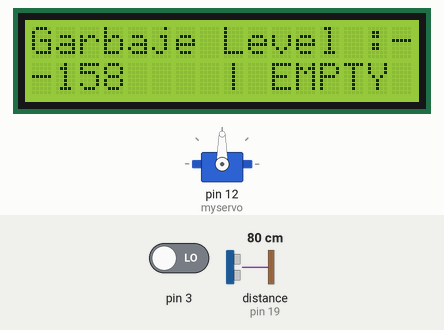
Bench run of a sketch on a simulated Arduino Uno, built with avr-gcc and run on an emulated ATmega328P. On the bench: 16×2 character LCD, servo. The inputs (shaded band) are chosen by the test bench; at power-on: pin 3 LOW, distance to the obstacle (sensor on pin 19) 80 cm. The modem accepts every AT command (registered, SIM ready, sends succeed) and sends nothing else; what the sketch prints to the serial monitor is not drawn.

Above: at 3.3 s.
3.4 s: pin 3 driven HIGH
At 4.9 s:
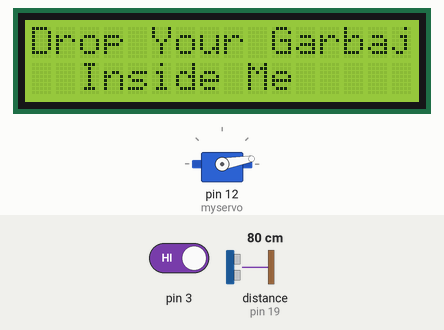
8.6 s: pin 3 driven LOW
At 13.3 s:
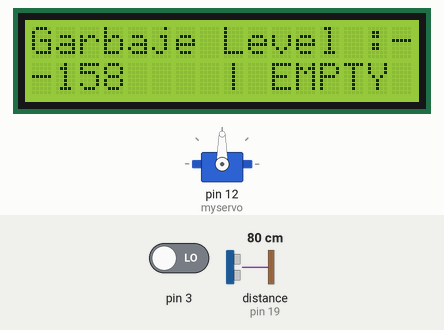
13.8 s: distance to the obstacle (sensor on pin 19) set to 2 cm
At 15.2 s:
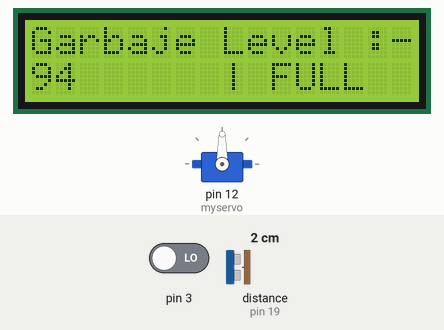
16.1 s: distance to the obstacle (sensor on pin 19) set to 9 cm
At 17.2 s:
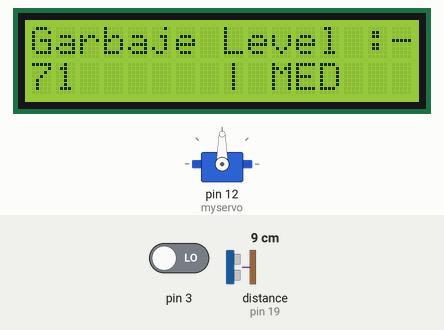
17.7 s: distance to the obstacle (sensor on pin 19) set to 23 cm
At 19.0 s:
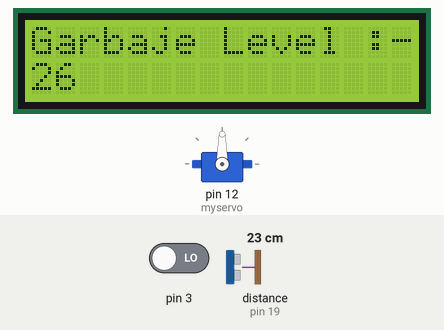
19.3 s: pin 3 driven HIGH
At 23.7 s:
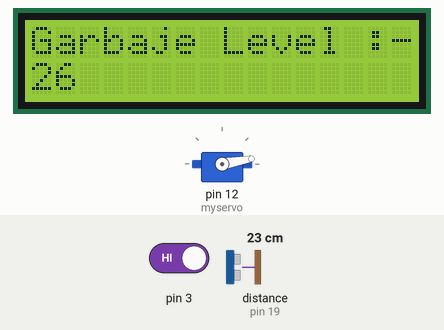
Timing chart, 0 to 25.2 s (numbered marks = the images above; inputs shaded):
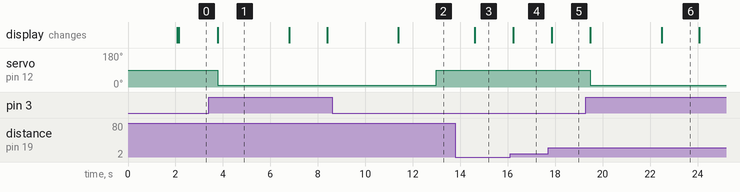

Measured:
- after the input at 3.4 s, servo on pin 12 (myservo): 90° → 10° after 0.38 s; the display: changes after 0.39 s (image 1)
- after the input at 8.6 s, servo on pin 12 (myservo): 10° → 90° after 4.4 s
- after the input at 13.8 s, the display: changes after 0.81 s (image 3)
- after the input at 16.1 s, the display: changes after 0.13 s (image 4)
- after the input at 17.7 s, the display: changes after 0.15 s (image 5)
- after the input at 19.3 s, servo on pin 12 (myservo): 90° → 10° after 0.17 s; the display: first changes after 0.18 s (image 6 shows a later state)
- what the display in image 1 shows lasts 3.0 s, from 3.8 s to 6.8 s

The sketch:

iot_dustbin.ino
```cpp
#include <LiquidCrystal.h>
LiquidCrystal lcd(5,6,8,7,9,10);

#include <HCSR04.h>
HCSR04 hc(18,19);

int garbaje = 0;
int level = 0;

#include <SoftwareSerial.h>
#define RX 17
#define TX 16
String AP = "garbajeiot";       // CHANGE ME
String PASS = "12345678"; // CHANGE ME
String API = "78R35YZWDPW0VDTL";   // CHANGE ME
String HOST = "api.thingspeak.com";
String PORT = "80";

String field1 = "field1";

int countTrueCommand;
int countTimeCommand;

boolean found = false;
SoftwareSerial esp8266(RX,TX);

int sen = 0;

#include <Servo.h>
Servo myservo;

void setup() {
  Serial.begin(9600);
  lcd.begin(16,2);

  lcd.clear();
  lcd.setCursor(0,0);
  lcd.print("IOT BASED DUST");
  lcd.setCursor(0,1);
  lcd.print(" -BIN SYSTEM");
  delay(2000);
  lcd.clear();
  lcd.setCursor(0,0);
  lcd.print("Connect to WiFi");
  esp8266.begin(115200);
  sendCommand("AT",5,"OK");
  sendCommand("AT+CWMODE=1",5,"OK");
  sendCommand("AT+CWJAP=\""+ AP +"\",\""+ PASS +"\"",20,"OK");

  pinMode(3,INPUT);
   myservo.attach(12);
}

void loop() {
 garbaje = hc.dist();
 level = map(garbaje, 0, 31 , 100 , 0);
 // Serial.println(garbaje);

 sen = digitalRead(3);

 if(sen == HIGH)
 {
  myservo.write(10);
  lcd.clear();
  lcd.setCursor(0,0);
  lcd.print("Drop Your Garbaje");
  lcd.setCursor(0,1);
  lcd.print("  Inside Me");
  delay(3000);
  }
  else
  {
    myservo.write(90);
  }

lcd.clear();
  lcd.setCursor(0,0);
  lcd.print("Garbaje Level :--");
  lcd.setCursor(0,1);
  lcd.print(level);

  if(level > 80)
  {
    lcd.setCursor(8,1);
  lcd.print("| FULL");
  digitalWrite(14,HIGH);
    }

    if(level < 80 && level > 40)
  {
    lcd.setCursor(8,1);
  lcd.print("| MED");
  digitalWrite(14,LOW);
    }

    if(level < 20)
  {
    lcd.setCursor(8,1);
    digitalWrite(14,LOW);
  lcd.print("| EMPTY");
    }

    String getData = "GET /update?api_key="+ API +"&"+ field1 +"="+String(level);
  sendCommand("AT+CIPMUX=1",5,"OK");
  sendCommand("AT+CIPSTART=0,\"TCP\",\""+ HOST +"\","+ PORT,15,"OK");
  sendCommand("AT+CIPSEND=0," +String(getData.length()+4),4,">");
  esp8266.println(getData);delay(1500);countTrueCommand++;
  sendCommand("AT+CIPCLOSE=0",5,"OK");
}

 void sendCommand(String command, int maxTime, char readReplay[]) {
  Serial.print(countTrueCommand);
  Serial.print(". at command => ");
  Serial.print(command);
  Serial.print(" ");
  while(countTimeCommand < (maxTime*1))
  {
    esp8266.println(command);//at+cipsend
    if(esp8266.find(readReplay))//ok
    {
      found = true;
      break;
    }

    countTimeCommand++;
  }

  if(found == true)
  {
    Serial.println("OYI");
    countTrueCommand++;
    countTimeCommand = 0;
  }

  if(found == false)
  {
    Serial.println("Fail");
    countTrueCommand = 0;
    countTimeCommand = 0;
  }

  found = false;
 }
```
